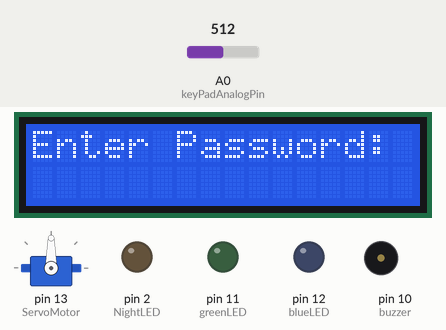
This sketch was run on a simulated Arduino Uno, built with avr-gcc and run on an emulated ATmega328P. Parts: 16×2 character LCD, servo, output pins drawn as LEDs (lit = HIGH), buzzer (waves = sounding). The inputs (shaded band) are chosen by the test bench; at power-on: A0 (keyPadAnalogPin) = 512. EEPROM starts erased; what the sketch prints to the serial monitor is not drawn.

Above: at 4.2 s.
4.3 s: A0 (keyPadAnalogPin) set to 672
5.8 s: A0 (keyPadAnalogPin) set to 686
At 6.0 s:
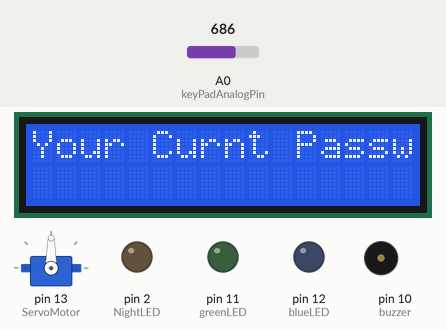
7.5 s: A0 (keyPadAnalogPin) set to 716
At 8.6 s:
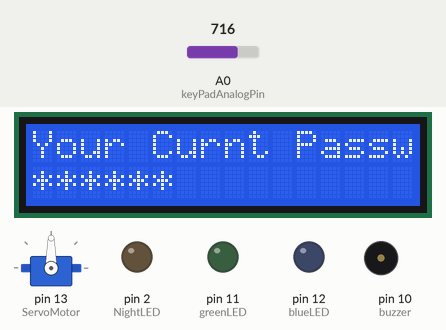
At 10.1 s:
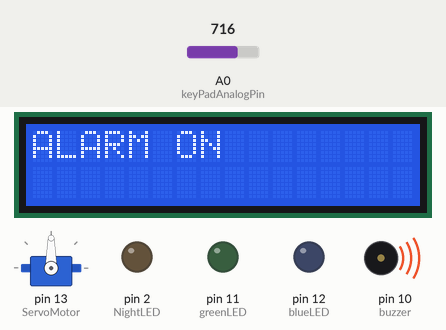
Timing chart, 0 to 16.8 s (numbered marks = the images above; inputs shaded):
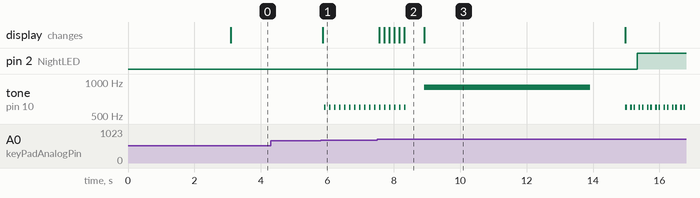

The sketch:

Analog_keypad_door_lock.ino
```cpp
#include<LiquidCrystal.h>
#include <Servo.h>
//#include <Keypad.h>
#define NO_KEY 0
#include<EEPROM.h>
int buzzer = 10;
#define greenLED 11
#define blueLED 12
#define NightLED 2
extern volatile unsigned long timer0_millis;
#define SECS_PER_MIN  (60UL)
#define numberOfSeconds(_time_) (_time_ % SECS_PER_MIN)
int elapsed_time_s = 0;
int set_time_s = 10;
int mode = 0;
char p[6] = {'0', '0', '0', '0', '0', '4'};
String stringOne;
char password[6];
char pass[6], pass1[6];
int i = 0; //keypad position
char key = 0;
const byte ROWS = 4; //number of the keypad's rows and columns
const byte COLS = 4;
Servo ServoMotor;
char keys[ROWS][COLS] = {
  {'1','2','3', 'A'},
  {'4','5','6', 'B'},
  {'7','8','9', 'C'},
  {'*','0','#', 'D'}
};


//byte rowPins[ROWS] = {A0, A1, A2, A3}; //connect to the row pinouts of the keypad
//byte colPins[COLS] = {A4, A5, 3}; //connect to the column pinouts of the keypad

//Keypad customKeypad = Keypad( makeKeymap(hexaKeys), rowPins, colPins, ROWS, COLS);

const int rs = 9, en = 8, d4 = 7, d5 = 6, d6 = 5, d7 = 4;
LiquidCrystal lcd(rs, en, d4, d5, d6, d7);
int keyPadAnalogPin = 0;
unsigned int keyVal1 = 0;
unsigned int keyVal2 = 0;

void setup() {
  Serial.begin(9600);
  lcd.begin(16, 2);
  ServoMotor.attach(13);
  ServoMotor.write(90);
  pinMode(buzzer, OUTPUT);
  pinMode(greenLED, OUTPUT);
  pinMode(blueLED, OUTPUT);
  pinMode(NightLED, OUTPUT);
  setLocked (true); //state of the password
  lcd.print("    Welcome ");
  Serial.println("Welcome");
  lcd.setCursor(0, 1);
  delay(3000);
  lcd.clear();
  lcd.print("Enter Password:");
  Serial.print("Enter Password:");
  lcd.setCursor(0, 1);

  for (int j = 0; j < 6; j++) {
    pass[j] = EEPROM.read(j);
   // Serial.println(pass[j]);
  }
  for (int j = 0; j < 6; j++) {
    pass[j] = EEPROM.read(j);
   // Serial.print(pass[j]);
  }
  if (pass[0] == '0' || pass[0] == '1' || pass[0] == '2' || pass[0] == '3' || pass[0] == '4' || pass[0] == '5' || pass[0] == '6' || pass[0] == '7' || pass[0] == '8' || pass[0] == '9' || pass[0] == '#') {
  //  Serial.println("success");
  }
  else {
    Serial.println("No success");
    for (int j = 0; j < 6; j++) {
      EEPROM.write(j, j + 49);
    }
  }
}

void loop()
{
  ServoMotor.write(90);
  char key = getKey();
  if (key == '*') {
    timer0_millis = 0;
    mode = 1;
  }
  if (key == '#') {
    change();
  }
  if (key)
  {
    password[i++] = key;
    beep();
    if (key == '*') {
      Serial.println("*");
      beep();
      digitalWrite(NightLED, HIGH);
      password[i--] = ' ';
    }
    else if(key == '#'){
     Serial.println("#");
      password[i--] = ' ';
    }

    else {
      digitalWrite(NightLED, LOW);
      lcd.print(key);
      Serial.print(key);
    }
  }
  if (mode == 1) {
    elapsed_time_s = time(millis() / 1000);
    Serial.println(elapsed_time_s);
    if (elapsed_time_s < 10) {
      digitalWrite(NightLED, HIGH);
      Serial.println("Night LED ON");
    }
    else {
      timer0_millis = 0;
      digitalWrite(NightLED, LOW);
      Serial.println("Night LED OFF");
      mode = 0;
    }
  }
  if (i == 6)
  {
    delay(200);
    for (int j = 0; j < 6; j++)
      pass[j] = EEPROM.read(j);
    if (!(strncmp(password, pass, 6)))
    {

      setLocked (false);
      lcd.clear();
      lcd.setCursor(0, 0);
      lcd.print("*** Verified ***");
      Serial.println("*** Verified ***");
      ServoMotor.write(0);
      digitalWrite(greenLED, HIGH);
      digitalWrite(blueLED, LOW);
      delay(2000);

      // delay(2000);
      lcd.setCursor(0, 1);
      lcd.print("#.Change Password");
      Serial.println("#.Change Password");
      delay(2000);
      lcd.clear();
      ServoMotor.write(90);
      digitalWrite(greenLED, LOW);
      digitalWrite(blueLED, LOW);
      lcd.print("Enter Password:");
      Serial.println("Enter Password:");
      lcd.setCursor(0, 1);
      i = 0;

    }
    else
    {
      ServoMotor.write(90);
      lcd.clear();
      lcd.print("Access Denied...");
      Serial.println("Access Denied...");
      lcd.setCursor(0, 1);
      lcd.print("#.Change Password");
      Serial.println("#.Change Password");
      alarmOn();
      delay(2000);
      lcd.clear();
      lcd.print("Enter Password:");
      Serial.println("Enter Password:");
      lcd.setCursor(0, 1);
      i = 0;
      digitalWrite(greenLED, LOW);
      digitalWrite(blueLED, LOW);

    }
  }
}

void change()
{
  ServoMotor.write(90);
  int j = 0;
  lcd.clear();
  lcd.print("Your Curnt Password");
  Serial.println("Your Curnt Password");
  lcd.setCursor(0, 1);
  while (j < 6)
  {
    char keys = getKey();
    if (keys)
    {
      if(keys == '#'){
     // Serial.println("Do Nothing");
      }
      else{
      pass1[j++] = keys;
      lcd.print(keys);
      Serial.print(keys);
      }

      beep();
    }
    keys = 0;
  }
  delay(500);

  if ((strncmp(pass1, pass, 6)))
  {
    lcd.clear();
    lcd.print("Wrong Password...");
    Serial.println("Wrong Password...");
    lcd.setCursor(0, 1);
    lcd.print("Better Luck Again");
    Serial.println("Better Luck Again");
    alarmOn();
    delay(1000);
  }
  else
  {
    j = 0;
    lcd.clear();
    lcd.print("Enter New Password:");
    Serial.println("Enter New Password:");
    lcd.setCursor(0, 1);
    while (j < 6)
    {
      char keys = getKey();
      if (keys)
      {
       if(keys == '#'){
      //Serial.println("Do Nothing");
      }
       else{
       pass[j] = keys;
       lcd.print(keys);
       Serial.print(keys);
       EEPROM.write(j, keys);
       j++;
       beep();
       }
      }
    }
    digitalWrite(blueLED, HIGH);
    digitalWrite(greenLED, LOW);
    lcd.print(" Done......");
    Serial.println(" Done......");
    delay(2000);
    digitalWrite(blueLED, LOW);
    digitalWrite(greenLED, LOW);
    //delay(1000);
  }
  lcd.clear();
  lcd.print("Enter Ur Password:");
  Serial.println("Enter Ur Password:");
  lcd.setCursor(0, 1);
  //key=0;

}

void setLocked(int locked) {
  if (locked) {
    Serial.println("Locked");
    digitalWrite(greenLED, LOW);
    digitalWrite(blueLED, LOW);
  }
  else {
    Serial.println("Unocked");
    digitalWrite(greenLED, HIGH);
    digitalWrite(blueLED, LOW);
  }
}

unsigned int getKey() {
  keyVal1 = analogRead(keyPadAnalogPin);
  delay(50);
  keyVal2 = analogRead(keyPadAnalogPin);
  if(keyVal1 == keyVal2) {
    return getMatrixValue(keyVal1);
  }
  else
    return NO_KEY;
}
//char getMatrixValue(int val) {
//  switch(val) {
//  case 844 : return keys[0][0];
//  case 904 : return keys[0][1];
//  case 872 : return keys[0][2];
//  case 783 : return keys[1][0];
//  case 831 : return keys[1][1];
//  case 804 : return keys[1][2];
//  case 718 : return keys[2][0];
//  case 808 : return keys[1][3];
//  case 757 : return keys[2][1];
//  case 736 : return keys[2][2];
//  case 667 : return keys[3][0];
//  case 701 : return keys[3][1];
//  case 682 : return keys[3][2];
//  case 719 : return keys[3][1];
//  case 708 : return keys[3][2];
//  case 698 : return keys[3][3];
//  default : return NO_KEY;
//  Serial.println(val);
//  }
//}
char getMatrixValue(int val) {
  if ((val>919) && (val<922)){
    //Serial.println("key 1");
    return keys[0][0];
    }
  else if ((val>900) && (val<910)){
    //Serial.println("key 2");
    return keys[0][1];
    }
  else if ((val>865) && (val<875)){
   // Serial.println("key 3");
    return keys[0][2];
    }
  else if ((val>836) && (val<842)){
   // Serial.println("key 4");
    return keys[1][0];
    }
  else if ((val>819) && (val<824)){
   // Serial.println("key 5");
    return keys[1][1];
    }
  else if ((val>790) && (val<800)){
   // Serial.println("key 6");
    return keys[1][2];
    }
  else if ((val>770) && (val<780)){
   // Serial.println("key 7");
    return keys[2][0];
    }
  else if ((val>758) && (val<763)){
   // Serial.println("key 8");
    return keys[2][1];
    }
  else if ((val>736) && (val<741)){
   // Serial.println("key 9");
    return keys[2][2];
    }
  else if ((val>715) && (val<724)){
   // Serial.println("key *");
    return keys[3][0];
    }
  else if ((val>703) && (val<713)){
   // Serial.println("key 0");
    return keys[3][1];
    }
  else if ((val>685) && (val<695)){
   // Serial.println("key #");
    return keys[3][2];
    }
  return NO_KEY;
}

void beep()
{
  int duracion = 100;
  tone(buzzer, 600, duracion);
  delay(50);
  noTone(buzzer);
  delay(50);
}

void alarmOn()
{
  lcd.clear();
  lcd.print("ALARM ON");
  Serial.println("ALARM ON");
  tone(buzzer, 900, 5000);
  delay(5000);
  noTone(buzzer);
  delay(50);
}

long time(long val) {
  int second = numberOfSeconds(val);
  return second;
}
```

Measured:
- the behaviour switches between 685 and 686 on A0 (keyPadAnalogPin) (found by bisection; images 0 and 1)
- after the input at 4.3 s, every drawn part: stays the same
- after the input at 5.8 s, tone on pin 10 (buzzer): alternates 600 Hz for 0.05 s and silent for 0.10 s, starting after 0.11 s; the display: changes after 0.06 s (image 1)
- after the input at 7.5 s, pin 2 (NightLED): LOW → HIGH after 7.8 s; the display: first changes after 0.06 s (image 2 shows a later state)
- what the display in image 2 shows lasts 0.6 s, from 8.3 s to 8.9 s
